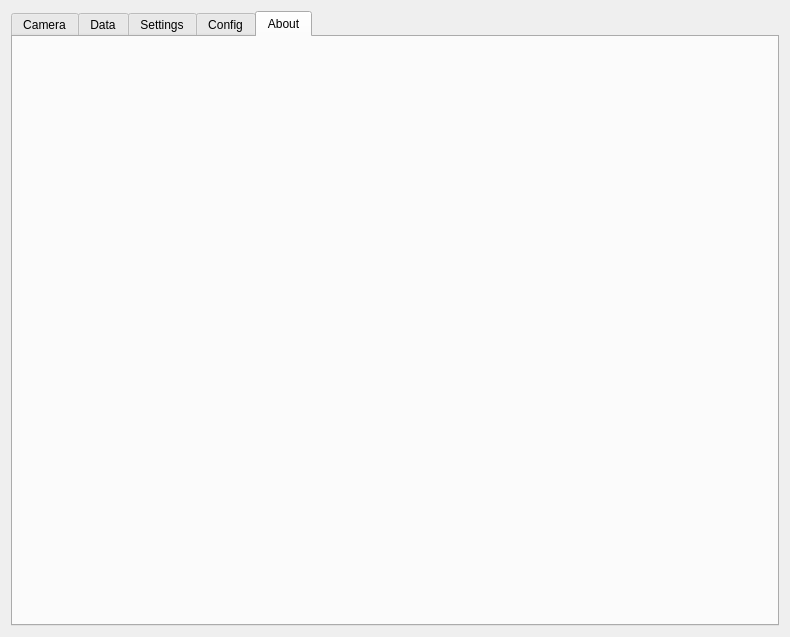
<?xml version="1.0" encoding="UTF-8"?>
<ui version="4.0">
 <class>SICK_PIMxPluginWidget</class>
 <widget class="QWidget" name="SICK_PIMxPluginWidget">
  <property name="geometry">
   <rect>
    <x>0</x>
    <y>0</y>
    <width>790</width>
    <height>637</height>
   </rect>
  </property>
  <property name="windowTitle">
   <string>Form</string>
  </property>
  <layout class="QVBoxLayout" name="verticalLayout_7">
   <item>
    <widget class="QTabWidget" name="tabWidget">
     <property name="enabled">
      <bool>true</bool>
     </property>
     <property name="currentIndex">
      <number>4</number>
     </property>
     <widget class="QWidget" name="tab">
      <attribute name="title">
       <string>Camera</string>
      </attribute>
      <layout class="QVBoxLayout" name="verticalLayout" stretch="10,1,1">
       <item>
        <widget class="QGroupBox" name="groupBox_5">
         <property name="title">
          <string/>
         </property>
        </widget>
       </item>
       <item>
        <widget class="QGroupBox" name="groupBox">
         <property name="title">
          <string>Display mode</string>
         </property>
         <layout class="QHBoxLayout" name="horizontalLayout_2">
          <property name="topMargin">
           <number>20</number>
          </property>
          <item>
           <widget class="QRadioButton" name="rbn_RawData">
            <property name="text">
             <string>Raw Data</string>
            </property>
            <property name="checked">
             <bool>true</bool>
            </property>
           </widget>
          </item>
          <item>
           <widget class="QRadioButton" name="rbn_Overlay">
            <property name="text">
             <string>Overlay</string>
            </property>
           </widget>
          </item>
          <item>
           <widget class="QRadioButton" name="rbn_SimpleOverlay">
            <property name="text">
             <string>Simple Overlay</string>
            </property>
           </widget>
          </item>
         </layout>
        </widget>
       </item>
       <item>
        <layout class="QHBoxLayout" name="horizontalLayout">
         <item>
          <spacer name="horizontalSpacer">
           <property name="orientation">
            <enum>Qt::Horizontal</enum>
           </property>
           <property name="sizeHint" stdset="0">
            <size>
             <width>40</width>
             <height>20</height>
            </size>
           </property>
          </spacer>
         </item>
         <item>
          <widget class="QPushButton" name="pbn_showHideImage">
           <property name="sizePolicy">
            <sizepolicy hsizetype="Fixed" vsizetype="Fixed">
             <horstretch>0</horstretch>
             <verstretch>0</verstretch>
            </sizepolicy>
           </property>
           <property name="minimumSize">
            <size>
             <width>85</width>
             <height>40</height>
            </size>
           </property>
           <property name="text">
            <string>Show</string>
           </property>
          </widget>
         </item>
         <item>
          <widget class="QPushButton" name="pbn_snapShot">
           <property name="sizePolicy">
            <sizepolicy hsizetype="Fixed" vsizetype="Fixed">
             <horstretch>0</horstretch>
             <verstretch>0</verstretch>
            </sizepolicy>
           </property>
           <property name="minimumSize">
            <size>
             <width>85</width>
             <height>40</height>
            </size>
           </property>
           <property name="text">
            <string>Snapshot</string>
           </property>
          </widget>
         </item>
        </layout>
       </item>
      </layout>
     </widget>
     <widget class="QWidget" name="tab_4">
      <attribute name="title">
       <string>Data</string>
      </attribute>
      <layout class="QHBoxLayout" name="horizontalLayout_16">
       <item>
        <widget class="QGroupBox" name="groupBox_11">
         <property name="title">
          <string/>
         </property>
         <layout class="QVBoxLayout" name="verticalLayout_2">
          <property name="leftMargin">
           <number>9</number>
          </property>
          <property name="topMargin">
           <number>9</number>
          </property>
          <property name="rightMargin">
           <number>9</number>
          </property>
          <property name="bottomMargin">
           <number>9</number>
          </property>
          <item>
           <widget class="QGroupBox" name="groupBox_6">
            <property name="title">
             <string>camera coord:</string>
            </property>
            <layout class="QHBoxLayout" name="horizontalLayout_5">
             <property name="leftMargin">
              <number>5</number>
             </property>
             <property name="topMargin">
              <number>20</number>
             </property>
             <property name="rightMargin">
              <number>5</number>
             </property>
             <property name="bottomMargin">
              <number>5</number>
             </property>
             <item>
              <layout class="QGridLayout" name="gridLayout">
               <item row="0" column="1">
                <widget class="QLineEdit" name="le_xPosition"/>
               </item>
               <item row="0" column="0">
                <widget class="QLabel" name="lb_xposition">
                 <property name="text">
                  <string>X_location:</string>
                 </property>
                </widget>
               </item>
               <item row="1" column="1">
                <widget class="QLineEdit" name="le_yPosition"/>
               </item>
               <item row="1" column="0">
                <widget class="QLabel" name="lb_yposition">
                 <property name="text">
                  <string>Y_location:</string>
                 </property>
                </widget>
               </item>
              </layout>
             </item>
            </layout>
           </widget>
          </item>
          <item>
           <widget class="QGroupBox" name="groupBox_7">
            <property name="title">
             <string>Robot Position Setting:</string>
            </property>
            <layout class="QHBoxLayout" name="horizontalLayout_6">
             <property name="leftMargin">
              <number>5</number>
             </property>
             <property name="topMargin">
              <number>20</number>
             </property>
             <property name="rightMargin">
              <number>5</number>
             </property>
             <property name="bottomMargin">
              <number>5</number>
             </property>
             <item>
              <layout class="QGridLayout" name="gridLayout_2">
               <item row="0" column="0">
                <widget class="QLabel" name="lb_RobotPosition1">
                 <property name="text">
                  <string>Pos1:</string>
                 </property>
                </widget>
               </item>
               <item row="0" column="1">
                <widget class="QLineEdit" name="le_begin_value_x1"/>
               </item>
               <item row="0" column="2">
                <widget class="QLineEdit" name="le_begin_value_y1"/>
               </item>
               <item row="0" column="3">
                <widget class="QLineEdit" name="le_begin_value_z1"/>
               </item>
               <item row="0" column="4">
                <widget class="QPushButton" name="pbn_teach_check1">
                 <property name="sizePolicy">
                  <sizepolicy hsizetype="Fixed" vsizetype="Fixed">
                   <horstretch>0</horstretch>
                   <verstretch>0</verstretch>
                  </sizepolicy>
                 </property>
                 <property name="minimumSize">
                  <size>
                   <width>85</width>
                   <height>40</height>
                  </size>
                 </property>
                 <property name="text">
                  <string>Check</string>
                 </property>
                </widget>
               </item>
               <item row="1" column="0">
                <widget class="QLabel" name="lb_RobotPosition2">
                 <property name="text">
                  <string>Pos2:</string>
                 </property>
                </widget>
               </item>
               <item row="1" column="1">
                <widget class="QLineEdit" name="le_begin_value_x2"/>
               </item>
               <item row="1" column="2">
                <widget class="QLineEdit" name="le_begin_value_y2"/>
               </item>
               <item row="1" column="3">
                <widget class="QLineEdit" name="le_begin_value_z2"/>
               </item>
               <item row="1" column="4">
                <widget class="QPushButton" name="pbn_teach_check2">
                 <property name="sizePolicy">
                  <sizepolicy hsizetype="Fixed" vsizetype="Fixed">
                   <horstretch>0</horstretch>
                   <verstretch>0</verstretch>
                  </sizepolicy>
                 </property>
                 <property name="minimumSize">
                  <size>
                   <width>85</width>
                   <height>40</height>
                  </size>
                 </property>
                 <property name="text">
                  <string>Check</string>
                 </property>
                </widget>
               </item>
               <item row="2" column="0">
                <widget class="QLabel" name="lb_RobotPosition3">
                 <property name="text">
                  <string>Pos3:</string>
                 </property>
                </widget>
               </item>
               <item row="2" column="1">
                <widget class="QLineEdit" name="le_begin_value_x3"/>
               </item>
               <item row="2" column="2">
                <widget class="QLineEdit" name="le_begin_value_y3"/>
               </item>
               <item row="2" column="3">
                <widget class="QLineEdit" name="le_begin_value_z3"/>
               </item>
               <item row="2" column="4">
                <widget class="QPushButton" name="pbn_teach_check3">
                 <property name="sizePolicy">
                  <sizepolicy hsizetype="Fixed" vsizetype="Fixed">
                   <horstretch>0</horstretch>
                   <verstretch>0</verstretch>
                  </sizepolicy>
                 </property>
                 <property name="minimumSize">
                  <size>
                   <width>85</width>
                   <height>40</height>
                  </size>
                 </property>
                 <property name="text">
                  <string>Check</string>
                 </property>
                </widget>
               </item>
              </layout>
             </item>
            </layout>
           </widget>
          </item>
          <item>
           <widget class="QGroupBox" name="groupBox_8">
            <property name="title">
             <string>Camera result output:</string>
            </property>
            <layout class="QHBoxLayout" name="horizontalLayout_7">
             <property name="leftMargin">
              <number>5</number>
             </property>
             <property name="topMargin">
              <number>20</number>
             </property>
             <property name="rightMargin">
              <number>5</number>
             </property>
             <property name="bottomMargin">
              <number>5</number>
             </property>
             <item>
              <widget class="QTextBrowser" name="tbr_cameraData"/>
             </item>
            </layout>
           </widget>
          </item>
         </layout>
        </widget>
       </item>
      </layout>
     </widget>
     <widget class="QWidget" name="tab_2">
      <attribute name="title">
       <string>Settings</string>
      </attribute>
      <layout class="QVBoxLayout" name="verticalLayout_5" stretch="1,2">
       <item>
        <widget class="QGroupBox" name="groupBox_2">
         <property name="title">
          <string>Camer Settings:</string>
         </property>
         <layout class="QHBoxLayout" name="horizontalLayout_8">
          <item>
           <layout class="QGridLayout" name="gridLayout_3">
            <item row="0" column="0">
             <widget class="QLabel" name="label_2">
              <property name="text">
               <string>IP Address:</string>
              </property>
             </widget>
            </item>
            <item row="0" column="1">
             <widget class="QLineEdit" name="le_cameraIPAddress">
              <property name="clearButtonEnabled">
               <bool>true</bool>
              </property>
             </widget>
            </item>
            <item row="0" column="2">
             <widget class="QPushButton" name="pbn_connect">
              <property name="sizePolicy">
               <sizepolicy hsizetype="Fixed" vsizetype="Fixed">
                <horstretch>0</horstretch>
                <verstretch>0</verstretch>
               </sizepolicy>
              </property>
              <property name="minimumSize">
               <size>
                <width>85</width>
                <height>40</height>
               </size>
              </property>
              <property name="text">
               <string>Connect</string>
              </property>
             </widget>
            </item>
            <item row="1" column="0">
             <widget class="QLabel" name="label_4">
              <property name="text">
               <string>Snapshot PATH:  </string>
              </property>
             </widget>
            </item>
            <item row="1" column="1">
             <widget class="QLineEdit" name="le_imageSaveDisplay">
              <property name="clearButtonEnabled">
               <bool>true</bool>
              </property>
             </widget>
            </item>
            <item row="1" column="2">
             <widget class="QToolButton" name="tbn_imageSave">
              <property name="sizePolicy">
               <sizepolicy hsizetype="Fixed" vsizetype="Fixed">
                <horstretch>0</horstretch>
                <verstretch>0</verstretch>
               </sizepolicy>
              </property>
              <property name="minimumSize">
               <size>
                <width>85</width>
                <height>40</height>
               </size>
              </property>
              <property name="text">
               <string>...</string>
              </property>
             </widget>
            </item>
           </layout>
          </item>
         </layout>
        </widget>
       </item>
       <item>
        <widget class="QGroupBox" name="groupBox_4">
         <property name="title">
          <string>Coordinate Compensation:</string>
         </property>
         <layout class="QVBoxLayout" name="verticalLayout_3">
          <item>
           <layout class="QGridLayout" name="gridLayout_4">
            <item row="0" column="0">
             <widget class="QLabel" name="lb_xcompensataion">
              <property name="sizePolicy">
               <sizepolicy hsizetype="Preferred" vsizetype="Fixed">
                <horstretch>0</horstretch>
                <verstretch>0</verstretch>
               </sizepolicy>
              </property>
              <property name="minimumSize">
               <size>
                <width>0</width>
                <height>100</height>
               </size>
              </property>
              <property name="text">
               <string>X compensation:</string>
              </property>
             </widget>
            </item>
            <item row="0" column="1">
             <widget class="QLineEdit" name="le_xcompensation"/>
            </item>
            <item row="1" column="0">
             <widget class="QLabel" name="lb_ycompensataion">
              <property name="minimumSize">
               <size>
                <width>0</width>
                <height>100</height>
               </size>
              </property>
              <property name="text">
               <string>Y compensation:</string>
              </property>
             </widget>
            </item>
            <item row="1" column="1">
             <widget class="QLineEdit" name="le_ycompensation"/>
            </item>
            <item row="2" column="0">
             <widget class="QLabel" name="lb_zcompensataion">
              <property name="minimumSize">
               <size>
                <width>0</width>
                <height>100</height>
               </size>
              </property>
              <property name="text">
               <string>Z compensation:</string>
              </property>
             </widget>
            </item>
            <item row="2" column="1">
             <widget class="QLineEdit" name="le_zcompensation"/>
            </item>
           </layout>
          </item>
          <item>
           <layout class="QHBoxLayout" name="horizontalLayout_3">
            <item>
             <spacer name="horizontalSpacer_2">
              <property name="orientation">
               <enum>Qt::Horizontal</enum>
              </property>
              <property name="sizeHint" stdset="0">
               <size>
                <width>40</width>
                <height>20</height>
               </size>
              </property>
             </spacer>
            </item>
            <item>
             <widget class="QPushButton" name="pbn_compensation">
              <property name="sizePolicy">
               <sizepolicy hsizetype="Fixed" vsizetype="Fixed">
                <horstretch>0</horstretch>
                <verstretch>0</verstretch>
               </sizepolicy>
              </property>
              <property name="minimumSize">
               <size>
                <width>85</width>
                <height>40</height>
               </size>
              </property>
              <property name="text">
               <string>Save</string>
              </property>
             </widget>
            </item>
            <item>
             <widget class="QPushButton" name="pbn_initCamera">
              <property name="sizePolicy">
               <sizepolicy hsizetype="Fixed" vsizetype="Fixed">
                <horstretch>0</horstretch>
                <verstretch>0</verstretch>
               </sizepolicy>
              </property>
              <property name="minimumSize">
               <size>
                <width>85</width>
                <height>40</height>
               </size>
              </property>
              <property name="text">
               <string>Init Camera</string>
              </property>
             </widget>
            </item>
           </layout>
          </item>
         </layout>
        </widget>
       </item>
      </layout>
     </widget>
     <widget class="QWidget" name="tab_5">
      <attribute name="title">
       <string>Config</string>
      </attribute>
      <layout class="QHBoxLayout" name="horizontalLayout_12">
       <item>
        <widget class="QGroupBox" name="groupBox_9">
         <property name="title">
          <string/>
         </property>
         <layout class="QVBoxLayout" name="verticalLayout_4" stretch="1,15">
          <item>
           <layout class="QHBoxLayout" name="horizontalLayout_11">
            <item>
             <widget class="QLabel" name="lb_searchSickCharacter">
              <property name="text">
               <string>Search Name:</string>
              </property>
             </widget>
            </item>
            <item>
             <widget class="QLineEdit" name="le_searchSickCharacter"/>
            </item>
            <item>
             <widget class="QPushButton" name="pbn_searchSickCharacter">
              <property name="sizePolicy">
               <sizepolicy hsizetype="Fixed" vsizetype="Fixed">
                <horstretch>0</horstretch>
                <verstretch>0</verstretch>
               </sizepolicy>
              </property>
              <property name="minimumSize">
               <size>
                <width>85</width>
                <height>40</height>
               </size>
              </property>
              <property name="text">
               <string>Fill All</string>
              </property>
             </widget>
            </item>
            <item>
             <widget class="QPushButton" name="pbn_delete">
              <property name="sizePolicy">
               <sizepolicy hsizetype="Fixed" vsizetype="Fixed">
                <horstretch>0</horstretch>
                <verstretch>0</verstretch>
               </sizepolicy>
              </property>
              <property name="minimumSize">
               <size>
                <width>85</width>
                <height>40</height>
               </size>
              </property>
              <property name="text">
               <string>Delete</string>
              </property>
             </widget>
            </item>
           </layout>
          </item>
          <item>
           <widget class="QWidget" name="widget_tablePosition" native="true"/>
          </item>
         </layout>
        </widget>
       </item>
      </layout>
     </widget>
     <widget class="QWidget" name="tab_3">
      <attribute name="title">
       <string>About</string>
      </attribute>
      <layout class="QHBoxLayout" name="horizontalLayout_10">
       <item>
        <layout class="QVBoxLayout" name="verticalLayout_6" stretch="1,4">
         <item>
          <layout class="QHBoxLayout" name="horizontalLayout_9">
           <item>
            <widget class="QLabel" name="label_icon">
             <property name="styleSheet">
              <string notr="true">QLabel{
	
	image: url(:/images/logo_dark.png);
}</string>
             </property>
             <property name="text">
              <string/>
             </property>
            </widget>
           </item>
           <item>
            <widget class="QLabel" name="label_pluginInstruction">
             <property name="text">
              <string/>
             </property>
            </widget>
           </item>
          </layout>
         </item>
         <item>
          <widget class="QWidget" name="widget_pluginWeb" native="true"/>
         </item>
        </layout>
       </item>
      </layout>
     </widget>
    </widget>
   </item>
  </layout>
 </widget>
 <resources/>
 <connections/>
</ui>
